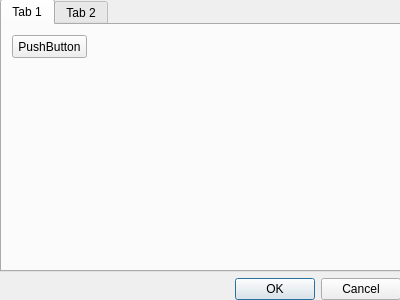
<?xml version="1.0" encoding="UTF-8"?>
<ui version="4.0">
 <class>Dialog</class>
 <widget class="QDialog" name="Dialog">
  <property name="geometry">
   <rect>
    <x>0</x>
    <y>0</y>
    <width>400</width>
    <height>300</height>
   </rect>
  </property>
  <property name="windowTitle">
   <string>Dialog</string>
  </property>
  <widget class="QWidget" name="verticalLayoutWidget">
   <property name="geometry">
    <rect>
     <x>0</x>
     <y>-1</y>
     <width>401</width>
     <height>301</height>
    </rect>
   </property>
   <layout class="QVBoxLayout" name="verticalLayout">
    <property name="spacing">
     <number>6</number>
    </property>
    <property name="sizeConstraint">
     <enum>QLayout::SetMaximumSize</enum>
    </property>
    <item>
     <widget class="QTabWidget" name="tabWidget">
      <property name="currentIndex">
       <number>0</number>
      </property>
      <widget class="QWidget" name="tab">
       <attribute name="title">
        <string>Tab 1</string>
       </attribute>
       <widget class="QPushButton" name="pushButton">
        <property name="geometry">
         <rect>
          <x>10</x>
          <y>10</y>
          <width>75</width>
          <height>23</height>
         </rect>
        </property>
        <property name="text">
         <string>PushButton</string>
        </property>
       </widget>
      </widget>
      <widget class="QWidget" name="tab_2">
       <attribute name="title">
        <string>Tab 2</string>
       </attribute>
      </widget>
     </widget>
    </item>
    <item>
     <widget class="QDialogButtonBox" name="buttonBox">
      <property name="orientation">
       <enum>Qt::Horizontal</enum>
      </property>
      <property name="standardButtons">
       <set>QDialogButtonBox::Cancel|QDialogButtonBox::Ok</set>
      </property>
     </widget>
    </item>
   </layout>
  </widget>
 </widget>
 <resources/>
 <connections>
  <connection>
   <sender>buttonBox</sender>
   <signal>accepted()</signal>
   <receiver>Dialog</receiver>
   <slot>accept()</slot>
   <hints>
    <hint type="sourcelabel">
     <x>248</x>
     <y>254</y>
    </hint>
    <hint type="destinationlabel">
     <x>157</x>
     <y>274</y>
    </hint>
   </hints>
  </connection>
  <connection>
   <sender>buttonBox</sender>
   <signal>rejected()</signal>
   <receiver>Dialog</receiver>
   <slot>reject()</slot>
   <hints>
    <hint type="sourcelabel">
     <x>316</x>
     <y>260</y>
    </hint>
    <hint type="destinationlabel">
     <x>286</x>
     <y>274</y>
    </hint>
   </hints>
  </connection>
 </connections>
</ui>
